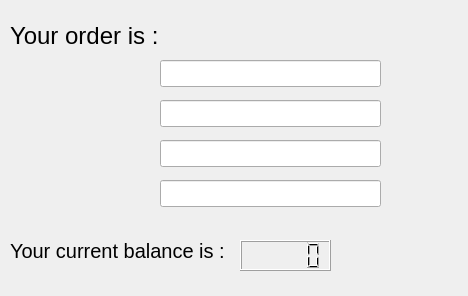
<?xml version="1.0" encoding="UTF-8"?>
<ui version="4.0">
 <class>Form</class>
 <widget class="QWidget" name="Form">
  <property name="geometry">
   <rect>
    <x>0</x>
    <y>0</y>
    <width>468</width>
    <height>296</height>
   </rect>
  </property>
  <property name="windowTitle">
   <string>Form</string>
  </property>
  <widget class="QLabel" name="label">
   <property name="geometry">
    <rect>
     <x>10</x>
     <y>20</y>
     <width>281</width>
     <height>31</height>
    </rect>
   </property>
   <property name="font">
    <font>
     <pointsize>18</pointsize>
    </font>
   </property>
   <property name="text">
    <string>Your order is :</string>
   </property>
  </widget>
  <widget class="QLineEdit" name="lineEdit">
   <property name="geometry">
    <rect>
     <x>160</x>
     <y>60</y>
     <width>221</width>
     <height>27</height>
    </rect>
   </property>
  </widget>
  <widget class="QLineEdit" name="lineEdit_2">
   <property name="geometry">
    <rect>
     <x>160</x>
     <y>100</y>
     <width>221</width>
     <height>27</height>
    </rect>
   </property>
  </widget>
  <widget class="QLineEdit" name="lineEdit_3">
   <property name="geometry">
    <rect>
     <x>160</x>
     <y>140</y>
     <width>221</width>
     <height>27</height>
    </rect>
   </property>
  </widget>
  <widget class="QLineEdit" name="lineEdit_4">
   <property name="geometry">
    <rect>
     <x>160</x>
     <y>180</y>
     <width>221</width>
     <height>27</height>
    </rect>
   </property>
  </widget>
  <widget class="QLabel" name="label_2">
   <property name="geometry">
    <rect>
     <x>10</x>
     <y>240</y>
     <width>221</width>
     <height>21</height>
    </rect>
   </property>
   <property name="font">
    <font>
     <pointsize>15</pointsize>
    </font>
   </property>
   <property name="text">
    <string>Your current balance is :</string>
   </property>
  </widget>
  <widget class="QLCDNumber" name="lcdNumber">
   <property name="geometry">
    <rect>
     <x>240</x>
     <y>240</y>
     <width>91</width>
     <height>31</height>
    </rect>
   </property>
  </widget>
 </widget>
 <resources/>
 <connections/>
</ui>
